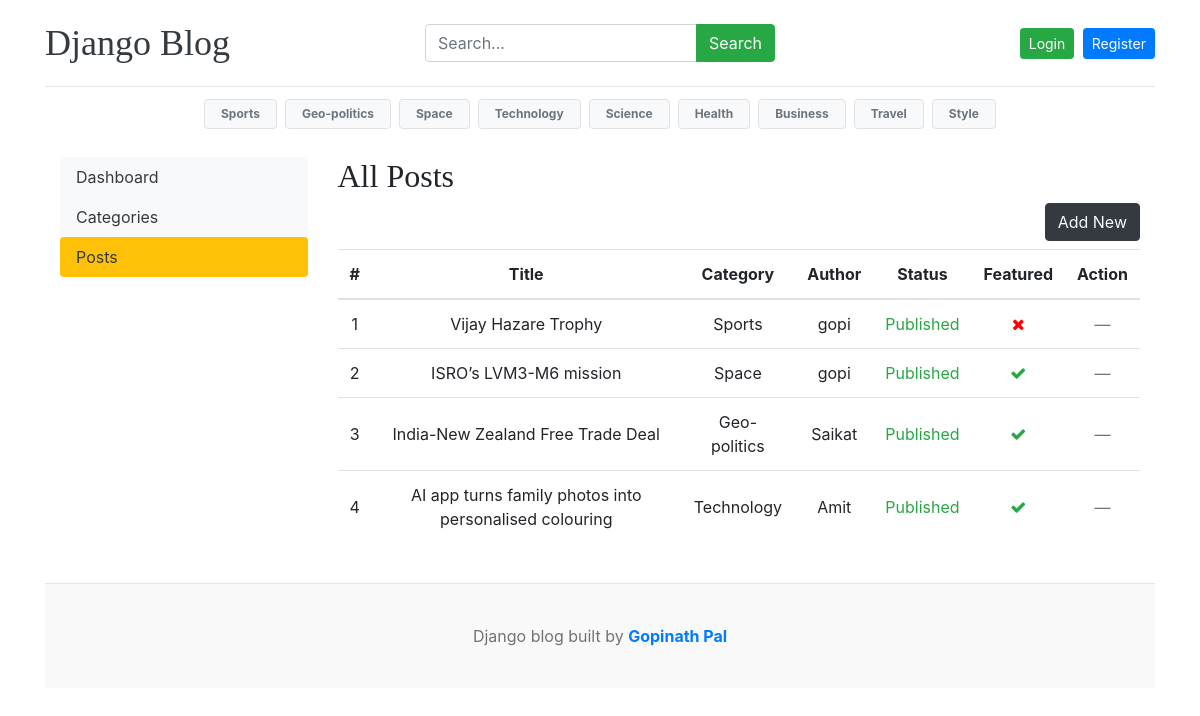
The app's page /dashboard/posts/ with its own data.
### blogs/models.py (models this page shows, shortened)
class Category(models.Model):
    category_name = models.CharField(max_length=50, unique=True)
    created_at = models.DateTimeField(auto_now_add=True)
    updated_at = models.DateTimeField(auto_now=True)
    class Meta:
        verbose_name_plural = 'categories'
    def __str__(self):
        return self.category_name

class Blog(models.Model):
    title = models.CharField(max_length=100)
    slug = models.SlugField(max_length=150, unique=True, blank=True)
    category = models.ForeignKey(Category, on_delete=models.CASCADE)
    author = models.ForeignKey(User, on_delete=models.CASCADE)
    featured_image = models.ImageField(upload_to='uploads/%Y/%m/%d')
    short_description = models.TextField(max_length=500)
    blog_body = models.TextField(max_length=8000)
    status = models.CharField(max_length=20, choices=STATUS_CHOICES, default="Draft")
    is_featured = models.BooleanField(default=False)
    created_at = models.DateTimeField(auto_now_add=True)
    updated_at = models.DateTimeField(auto_now=True)

### dashboards/views.py (the view)
# urls.py: path('posts/', posts, name='posts'),
def posts(request):
    posts = Blog.objects.all()
    context = {
        'posts': posts,
    }
    return render(request, 'dashboard/posts.html', context)

### blogs/context_processors.py (called while the page is built)
def get_categories(request):
    categories = Category.objects.all()
    return dict(categories=categories)

def get_social_links(request):
    social_links = SocialLink.objects.all()
    return dict(social_links=social_links)

### templates/dashboard/posts.html (shortened to what this page needs)
{% extends "base.html" %}
{% block content %}
<div class="container-fluid">
    <div class="row">
        {% include "dashboard/sidebar.html" %}
        <div class="col-lg-9 col-md-8 col-sm-12">
            <h2>All Posts</h2>
            <a href="{% url 'add_post' %}" class="btn btn-dark text-light float-md-right mb-2">
                Add New
            </a>
            <div class="table-responsive">
                <table class="table table-hover">
                    <thead class="text-center">
                        <tr>
                            <th>#</th>
                            <th>Title</th>
                            <th>Category</th>
                            <th>Author</th>
                            <th>Status</th>
                            <th>Featured</th>
                            <th>Action</th>
                        </tr>
                    </thead>
                    <tbody>
                        {% for post in posts %}
                        <tr>
                            <td class="text-center align-middle">{{ forloop.counter }}</td>
                            <td class="text-center align-middle">{{ post.title }}</td>
                            <td class="text-center align-middle">{{ post.category }}</td>
                            <td class="text-center align-middle">{{ post.author }}</td>
                            <td class="text-center align-middle">
                                {% if post.status == 'Published' %}
                                    <span class="text-success">{{ post.status }}</span>
                                {% else %}
                                    <span class="text-danger">{{ post.status }}</span>
                                {% endif %}
                            </td>
                            <td class="text-center align-middle">
                                {% if post.is_featured %}
                                    <i class="fa fa-solid fa-check text-success"></i>
                                {% else %}
                                    <i class="fa fa-times" style="color: #ff0000;"></i>
                                {% endif %}
                            </td>
                            <td class="text-center align-middle">
                                {% if user == post.author or perms.auth.view_user %}
                                    <a href="{% url 'edit_post' post.id %}">
                                        <i class="fa fa-edit text-primary"></i>
                                    </a>
                                    &nbsp;
                                    <a href="{% url 'delete_post' post.id %}">
                                        <i class="fa fa-trash text-danger"></i>
                                    </a>
                                {% else %}
                                    <span class="text-muted">—</span>
                                {% endif %}
                            </td>
                        </tr>
                        {% endfor %}
                    </tbody>
                </table>
            </div>
        </div>
    </div>
</div>
{% endblock %}

### templates/base.html (shortened to what this page needs)
{% load static %}
<!DOCTYPE html>
<html lang="en">
<head>
    <link href="https://getbootstrap.com/docs/4.0/dist/css/bootstrap.min.css" rel="stylesheet">
    <link rel="stylesheet" href="https://cdnjs.cloudflare.com/ajax/libs/font-awesome/4.7.0/css/font-awesome.min.css">
    <link href="{% static 'css/blog.css' %}" rel="stylesheet">
</head>
<body>
<div class="container">
  <header class="blog-header py-3">
    <div class="row align-items-center">
      <div class="col-12 col-md-4 text-center text-md-left mb-2 mb-md-0">
        <a class="blog-header-logo text-dark" href="/">Django Blog</a>
      </div>
      <div class="col-12 col-md-4 mb-2 mb-md-0">
        <form action="{% url 'search' %}" method="get">
          <div class="input-group">
            <input
              type="text"
              name="keyword"
              value="{{ keyword }}"
              class="form-control"
              placeholder="Search..."
            />
            <div class="input-group-append">
              <button class="btn btn-success" type="submit">Search</button>
            </div>
          </div>
        </form>
      </div>
      <div class="col-12 col-md-4 text-center text-md-right">
        {% if user.is_authenticated %}
          <a href="{% url 'dashboard' %}" class="btn btn-warning btn-sm mr-2">
            👤 Dashboard
          </a>
          <a href="{% url 'logout' %}" class="btn btn-danger btn-sm">
            Logout
          </a>
        {% else %}
          <a href="{% url 'login' %}" class="btn btn-success btn-sm mr-1">
            Login
          </a>
          <a href="{% url 'register' %}" class="btn btn-primary btn-sm">
            Register
          </a>
        {% endif %}
      </div>
    </div>
  </header>
  <div class="py-2 mb-3">
    <div class="row">
      <div class="col-12">
        <div class="d-flex flex-wrap justify-content-center">
          {% for category in categories %}
            <a
              href="{% url 'posts_by_category' category.id %}"
              class="badge badge-light border text-muted m-1 px-3 py-2"
            >
              {{ category.category_name }}
            </a>
          {% endfor %}
        </div>
      </div>
    </div>
  </div>
  {% block content %}{% endblock %}
  <footer class="blog-footer text-center mt-4">
    <p>Django blog built by <b class="text-primary">Gopinath Pal</b></p>
  </footer>
</div>
</body>
</html>

### blog_main/static/css/blog.css (style rules this page uses)
.blog-header { border-bottom: 1px solid #e5e5e5; }
.blog-header-logo { font-family: "Playfair Display", Georgia, "Times New Roman", serif; font-size: 2.25rem; }
h1, h2, h3, h4, h5, h6 { font-family: "Playfair Display", Georgia, "Times New Roman", serif; }
.blog-footer { padding: 2.5rem 0; color: #727272; text-align: center; background-color: #f9f9f9; border-top: .05rem solid #e5e5e5; }
.blog-footer p:last-child { margin-bottom: 0; }

### records on screen
Category: category_name "Sports"
Category: category_name "Geo-politics"
Category: category_name "Space"
Category: category_name "Technology"
Category: category_name "Science"
Category: category_name "Health"
Category: category_name "Business"
Category: category_name "Travel"
Category: category_name "Style"
Blog: title "Vijay Hazare Trophy", category "Sports", author "gopi", status "Published", is_featured False (drawn)
Blog: title "ISRO’s LVM3-M6 mission", category "Space", author "gopi", status "Published", is_featured True (drawn)
Blog: title "India-New Zealand Free Trade Deal", category "Geo-politics", author "Saikat", status "Published", is_featured True (drawn)
Blog: title "AI app turns family photos into personalised colouring", category "Technology", author "Amit", status "Published", is_featured True (drawn)
